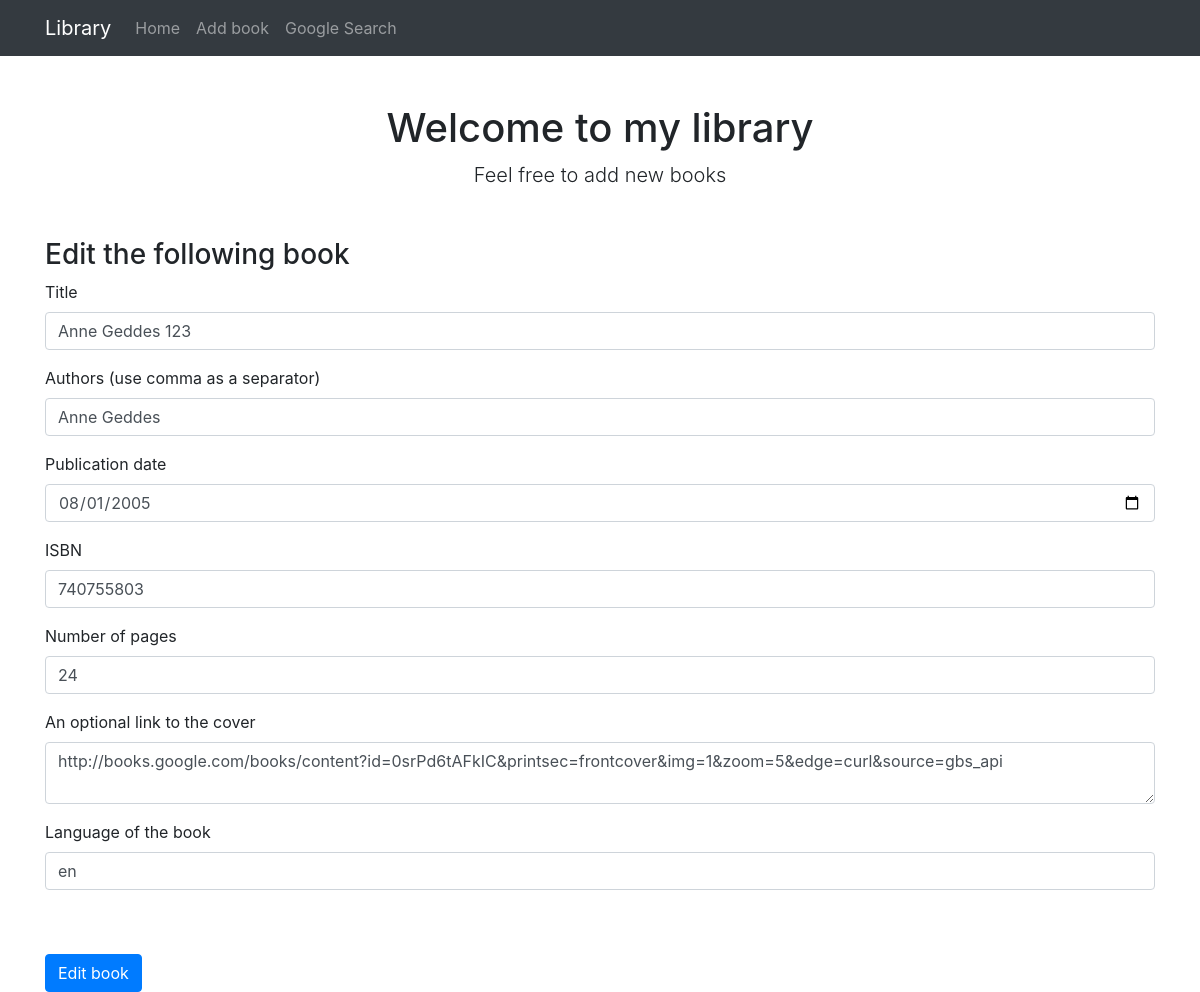
Page /edit-book/19 on the committed database.
### library/models.py (models this page shows, shortened)
class Book(db.Model):
    id = db.Column(db.Integer, primary_key=True)
    title = db.Column(db.String(80), nullable=False, unique=True)
    authors = db.relationship("Author", lazy='subquery',
                              secondary=association_table,
                              backref=db.backref('books', lazy=True))
    published_date = db.Column(db.Date(), nullable=False)
    ISBN = db.Column(db.Integer, nullable=False, unique=True)
    num_pages = db.Column(db.Integer, nullable=False)
    cover_url = db.Column(db.Text)
    language = db.Column(db.String(2), nullable=False)

class Author(db.Model):
    id = db.Column(db.Integer, primary_key=True)
    name = db.Column(db.String(80), nullable=False)

### library/routes.py (the view)
@app.route("/edit-book/<int:book_id>", methods=['GET', 'POST'])
def edit_book(book_id):
    book = Book.query.filter_by(id=book_id).first_or_404()
    form = BookForm(obj=book)
    return add_or_edit_book(book, form, book_id=book_id)

### library/forms.py (shortened to what this page needs)
class BookForm(FlaskForm):
    id = HiddenField('id')
    title = StringField('Title', validators=[InputRequired(), unique_check])
    authors = StringField('authors', validators=[InputRequired()])
    published_date = DateField('Published date', validators=[
        InputRequired()])
    ISBN = IntegerField('ISBN', validators=[InputRequired(), unique_check])
    num_pages = IntegerField('Pages', validators=[InputRequired()])
    cover_url = TextAreaField("Link to the cover", validators=[
        Optional(), URL(message="Enter Valid URL Please.")])
    language = StringField('Language', validators=[InputRequired()])

### library/routes.py (called while the page is built, shortened)
def add_or_edit_book(book, form, book_id=None):
    errors = None
    return render_template(
        'form.html', form=form, errors=errors, book_id=book_id, book=book)

### library/templates/form.html (shortened to what this page needs)
{% extends "index.html" %}
{% block content %}
<h3 class="mt-5">
{% if book_id %}
    Edit the following book
{% else %}
    Add a new book
{% endif %}
</h3>
<form method="POST" action="">
    <div class="form-group">
        <label for="title">Title</label>
        {{ form.title(class_="form-control") }}
    </div>
    <div class="form-group">
        <label for="authors">Authors (use comma as a separator)</label>
            {% if book_id %}
                <input class="form-control" id="authors" name="authors" required="" type="text" value="{% for a in book.authors %}{{ a.name }}{{ ", " if not loop.last else "" }}{% endfor %}">
            {% else %}
                {{ form.authors(class_="form-control") }}
            {% endif %}
    </div>
    <div class="form-group">
        <label for="published_date">Publication date</label>
        {{ form.published_date(class_="form-control", placeholder="YYYY-MM-DD") }}
    </div>
    <div class="form-group">
        <label for="ISBN">ISBN</label>
        {{ form.ISBN(class_="form-control") }}
    </div>
    <div class="form-group">
        <label for="num_pages">Number of pages</label>
        {{ form.num_pages(class_="form-control") }}
    </div>
    <div class="form-group">
        <label for="cover_url">An optional link to the cover</label>
        {{ form.cover_url(class_="form-control") }}
    </div>
    <div class="form-group">
        <label for="language">Language of the book</label>
        {{ form.language(class_="form-control") }}
    </div>
    {% if book_id %}
    <button type="submit" class="btn btn-primary mt-5">Edit book</button>
    {% else %}
    <button type="submit" class="btn btn-primary mt-5">Add book</button>
    {% endif %}
</form>
{% endblock %}

### rows in the picture
Book: title "Anne Geddes 123", published_date "08/01/2005", ISBN "740755803", num_pages "24", cover_url "http://books.google.com/books/content?id=0srPd6tAFkIC&printsec=frontcover&img=1&zoom=5&edge=curl&source=gbs_api", language "en"
Author: authors "Anne Geddes"
